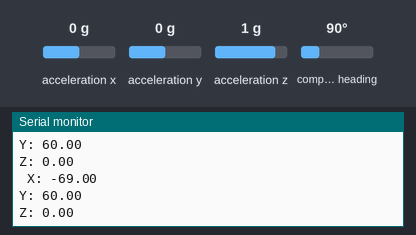
Bench run of a sketch on a simulated Arduino Uno, built with avr-gcc and run on an emulated ATmega328P. Parts: the last lines printed to the serial monitor. The inputs (shaded band) are chosen by the test bench; at power-on: acceleration x 0 g, acceleration y 0 g, acceleration z 1 g, compass heading 90°.

Above: at 2.2 s.
2.3 s: acceleration x set to -1.4 g
At 3.5 s:
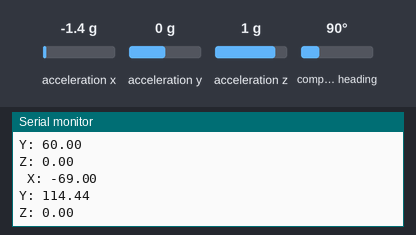
3.8 s: acceleration y set to -1.4 g
At 4.4 s:
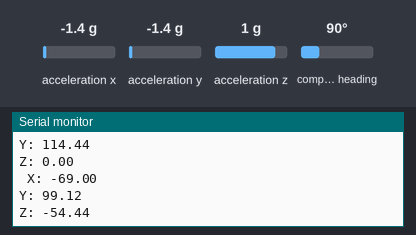
5.3 s: acceleration z set to -1.4 g
At 6.6 s:
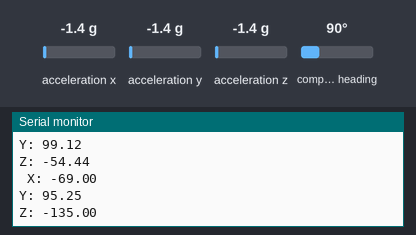
6.8 s: compass heading set to 7°
At 7.8 s:
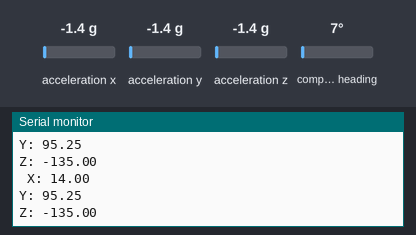
Timing chart, 0 to 9.3 s (numbered marks = the images above; inputs shaded):
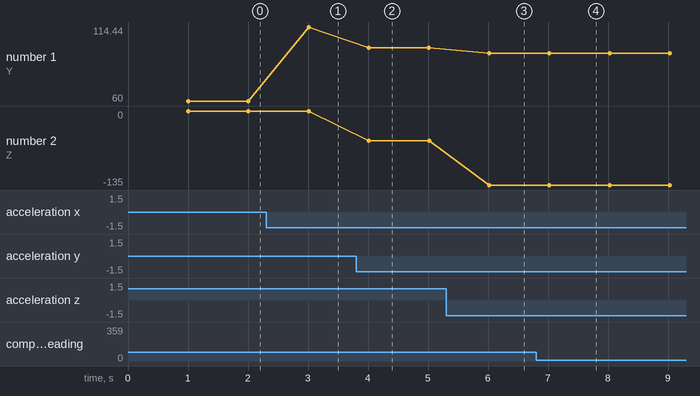

The sketch:

HeadAngle.ino
```cpp
#include <Wire.h>
#include <Adafruit_Sensor.h>
#include <Adafruit_BNO055.h>
#include <utility/imumaths.h>

#define BNO055_SAMPLERATE_DELAY_MS (100)

Adafruit_BNO055 bno = Adafruit_BNO055(55, 0x28);

void setup() {
  Serial.begin(115200);
  if(!bno.begin()) {
    Serial.println("Could not find a valid BNO055 sensor, check wiring!");
    while(1);
  }
  delay(1000);
  bno.setExtCrystalUse(true); // Use external crystal for more accurate readings
}

void loop() {


    uint8_t x, y, z = 0;

    imu::Vector<3> euler = bno.getVector(Adafruit_BNO055::VECTOR_EULER);
    Serial.print(" X: ");
    Serial.println(-(euler.x()-76-35+90));
    Serial.print("Y: ");
    Serial.println(-(euler.y()-40-20));
    Serial.print("Z: ");
    Serial.print(-(euler.z()));
    Serial.println("\t\t");
    delay(1000);
}
```

Measured:
- after the input at 2.3 s, the serial monitor: prints a new line after 0.71 s (image 1)
- after the input at 3.8 s, the serial monitor: prints a new line after 0.21 s (image 2)
- after the input at 5.3 s, the serial monitor: prints a new line after 0.72 s (image 3)
- after the input at 6.8 s, the serial monitor: prints a new line after 0.22 s (image 4)
- plotted number 1: 60 → 114.44 after the input at 2.3 s, 114.44 → 99.12 after the input at 3.8 s, 99.12 → 95.25 after the input at 5.3 s
- plotted number 2: 0 → -54.44 after the input at 3.8 s, -54.44 → -135 after the input at 5.3 s
